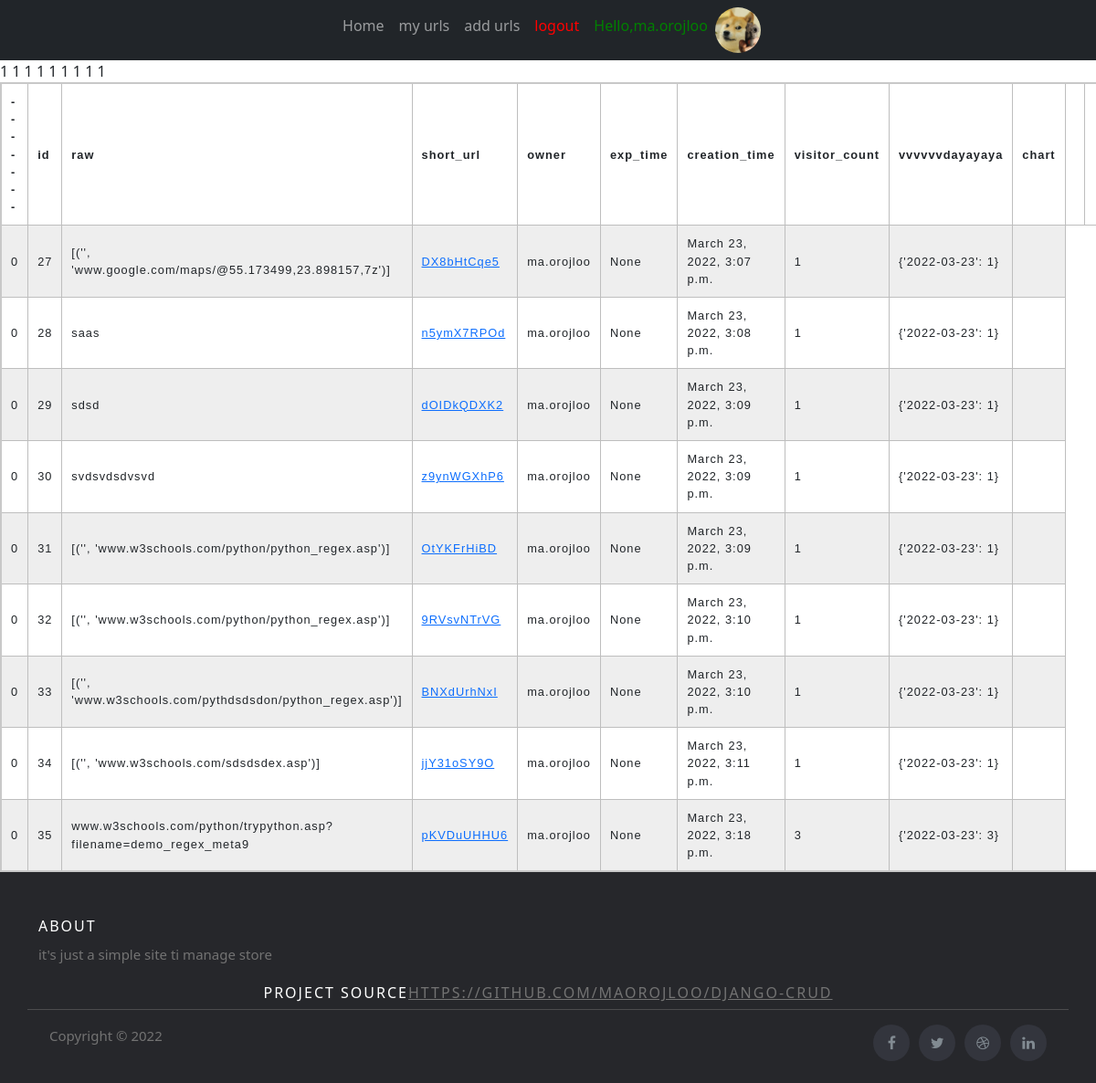
/myurls/ (signed in), run on an earlier commit of the app's database.
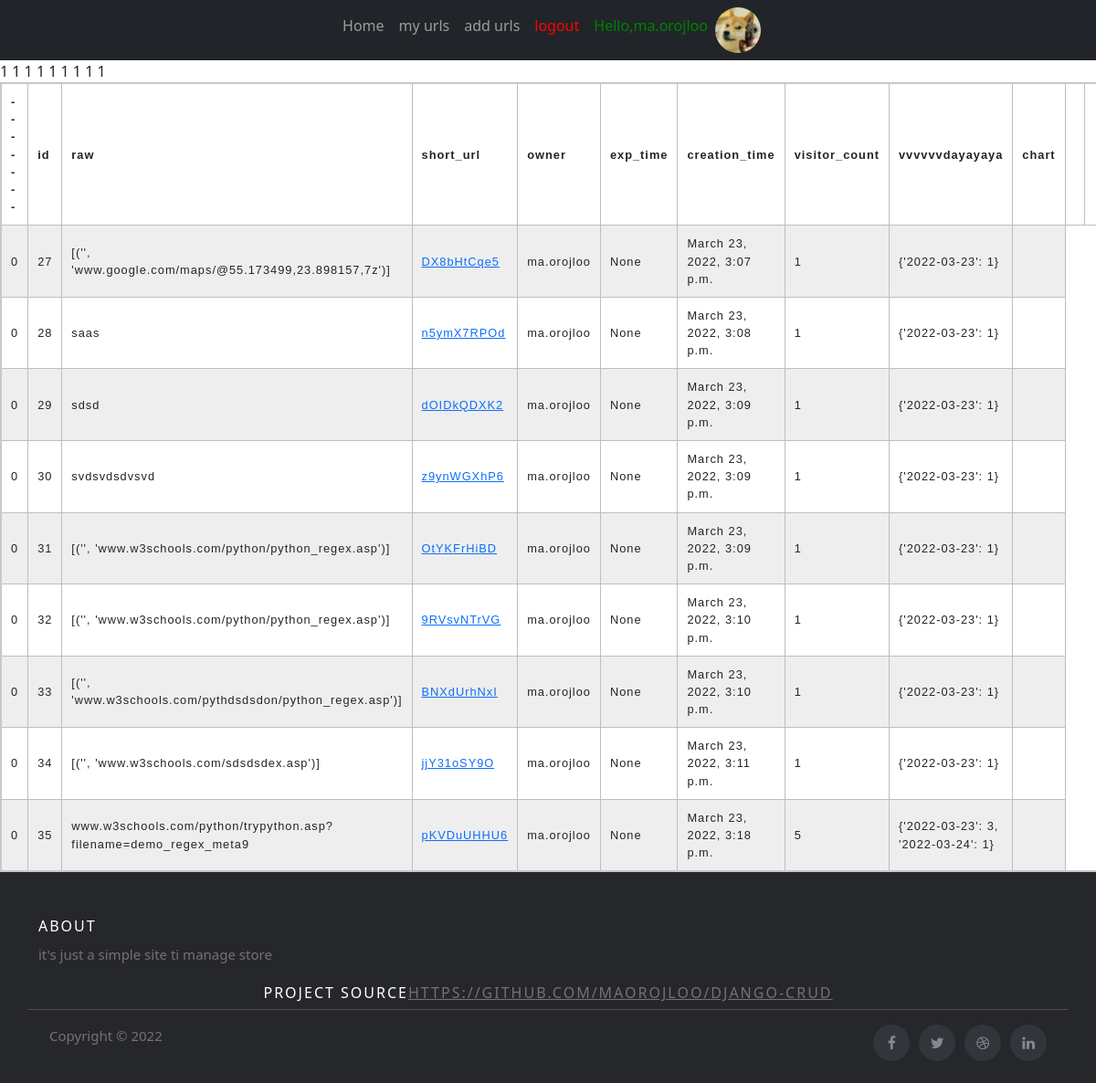
And on a later commit of the database.
### mainapp/models.py (models this page shows, shortened)
class url_table(models.Model):
    raw_url= models.CharField(max_length=300)
    short_url= models.CharField(max_length=10)
    owner=models.CharField(max_length=30)
    exp_time=models.DateTimeField(null=True, blank=True)
    creation_time=models.DateTimeField(default=now)
    visitor_count=models.IntegerField(default=0)
    visit_day=models.CharField(default='{}',max_length=100000)

### mainapp/views.py (the view)
# urls.py: path('myurls/',views.show_urls,name='myurls'),
def show_urls(request):
    urls = models.url_table.objects.all().filter(owner=request.user.username)
    return render(request,'mainapp/myurls.html',{'urls':urls})

### mainapp/templates/mainapp/myurls.html (shortened to what this page needs)
{% extends 'base.html' %}
{%  load static %}
{% block content %}
<link rel="stylesheet"  href="{%  static  'mainapp/css/zebrastrepedtable.css'  %}">
    <link rel="stylesheet"  href="{%  static  'mainapp/css/logp.css'  %}">
    <link rel="stylesheet"  href="{%  static  'mainapp/css/logp.css'  %}">
<table>
    <tr>
        <th>-------</th>
        <th>id</th>
        <th>raw</th>
        <th>short_url</th>
        <th>owner</th>
        <th>exp_time</th>
        <th>creation_time</th>
        <th> visitor_count</th>
        <th> vvvvvvdayayaya</th>
        <th>chart</th>
        <th>  </th>
        <th>  </th>
        </tr>
{% with index=0 %}
{% with table='gpu' %}
{% for url in urls %}
    <tr>
    <td>{{index}}</td>
    <td>{{url.id}}</td>
    <td>{{url.raw_url}}</td>
    <td><a href="http://127.0.0.1:8000/lnk/{{url.short_url}}">{{url.short_url}}</a></td>
    <td>{{url.owner}}</td>
    <td>{{url.exp_time}}</td>
    <td>{{url.creation_time}}</td>
    <td>{{url.visitor_count}}</td>
    <td>{{url.visit_day}}</td>
    <td><a href="" </td>
    </tr>
{% endfor %}
{% endwith %}
{% endwith %}
</table>
{% endblock content %}

What changed in the data, as far as the page shows it:
changed url_table "www.w3schools.com/python/trypython.asp?filename=demo_regex_meta9": visitor_count "3" → "5"; visit_day "{'2022-03-23': 3}" → "{'2022-03-23': 3, '2022-03-24': 1}"
